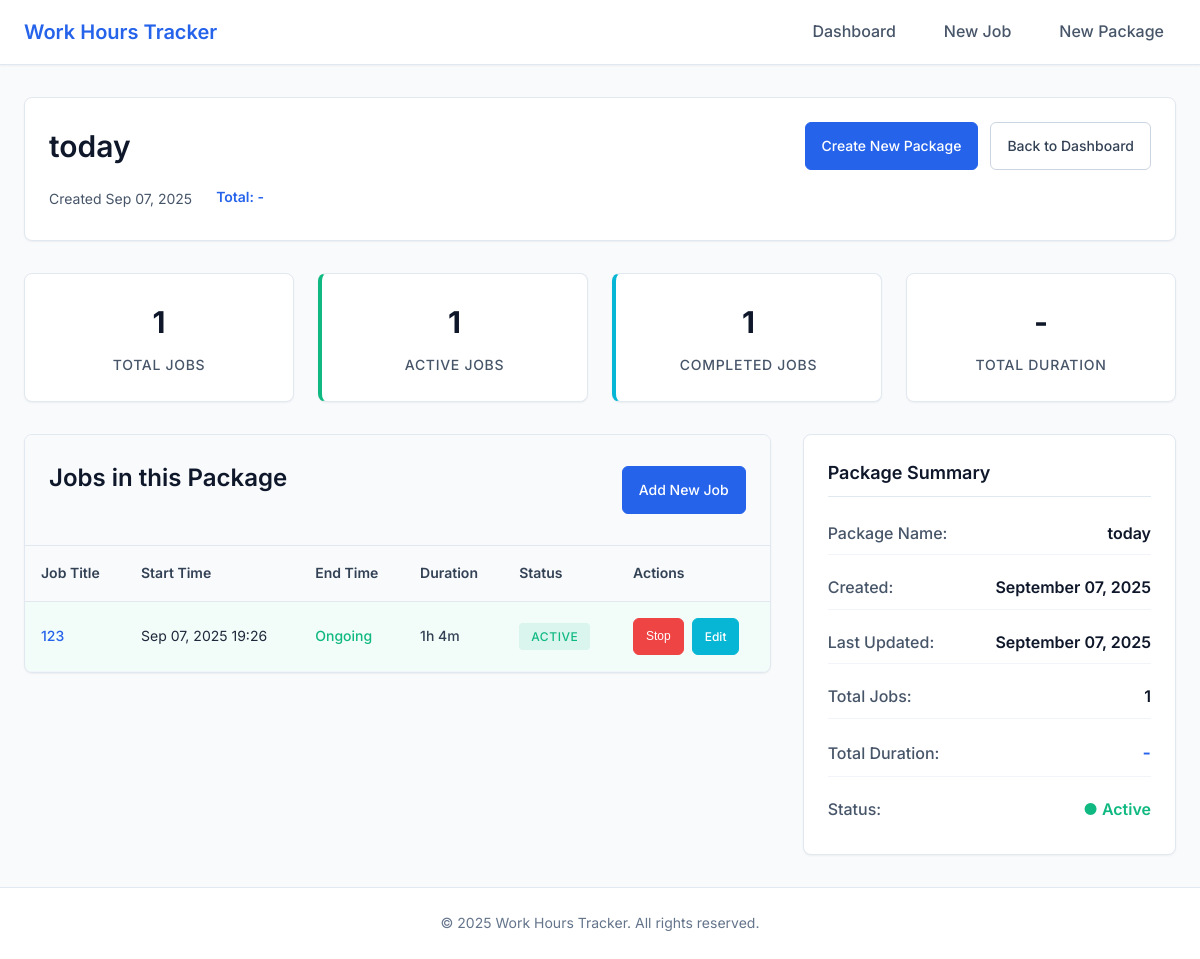
The app's page /package/2/ with its own data.
### ManageTime/models.py (models this page shows, shortened)
class JobBox(models.Model):
    title = models.CharField(
        max_length=120,
        validators=[MinLengthValidator(3)],
        help_text="Enter a descriptive title for the job package"
    )
    created_at = models.DateTimeField(
        default=timezone.now,
        help_text="When this job package was created"
    )
    updated_at = models.DateTimeField(auto_now=True)
    is_active = models.BooleanField(
        default=True,
        help_text="Whether this job package is currently active"
    )
    class Meta:
        verbose_name = "Job Package"
        verbose_name_plural = "Job Packages"
        ordering = ['-created_at']
    @property
    def total_duration(self):
        total_seconds = sum(
            job.duration.total_seconds()
            for job in self.jobs.filter(is_completed=True)
        )
        return timezone.timedelta(seconds=total_seconds)

class Job(models.Model):
    title = models.CharField(
        max_length=120,
        validators=[MinLengthValidator(3)],
        help_text="Enter a descriptive title for this job"
    )
    start_time = models.DateTimeField(
        help_text="When the job started"
    )
    end_time = models.DateTimeField(
        null=True,
        blank=True,
        help_text="When the job ended (leave blank if ongoing)"
    )
    job_box = models.ForeignKey(
        JobBox,
        on_delete=models.CASCADE,
        related_name='jobs',
        null=True,
        blank=True,
        help_text="Optional job package this belongs to"
    )
    is_completed = models.BooleanField(
        default=False,
        help_text="Whether this job has been completed"
    )
    created_at = models.DateTimeField(auto_now_add=True)
    updated_at = models.DateTimeField(auto_now=True)
    class Meta:
        verbose_name = "Job"
        verbose_name_plural = "Jobs"
        ordering = ['-start_time']
    @property
    def duration(self):
        if self.end_time and self.start_time:
            return self.end_time - self.start_time
        elif self.start_time:
            return timezone.now() - self.start_time
        return timezone.timedelta(0)

### ManageTime/views.py (the view)
# urls.py: path('package/<int:package_id>/', views.job_package_detail, name='package_detail'),
def job_package_detail(request, package_id):
    package = get_object_or_404(JobBox, id=package_id)
    jobs = package.jobs.all().order_by('-start_time')
    context = {
        'package': package,
        'jobs': jobs,
        'total_duration': package.total_duration
    }
    return render(request, 'job_package_detail.html', context)

### ManageTime/templatetags/duration_filters.py (called while the page is built)
@register.filter
def format_duration(duration):
    if not duration:
        return "-"
    total_seconds = int(duration.total_seconds())
    if total_seconds < 60:
        return f"{total_seconds}s"
    hours = total_seconds // 3600
    minutes = (total_seconds % 3600) // 60
    seconds = total_seconds % 60
    if hours > 0:
        if minutes > 0:
            return f"{hours}h {minutes}m"
        else:
            return f"{hours}h"
    elif minutes > 0:
        if seconds > 0:
            return f"{minutes}m {seconds}s"
        else:
            return f"{minutes}m"
    else:
        return f"{seconds}s"

### static/templates/job_package_detail.html (shortened to what this page needs)
{% extends 'base.html' %}
{% load static %}
{% load duration_filters %}
{% block content %}
<div class="package-detail-container">
    <div class="package-header">
        <div class="package-title-section">
            <h1 class="package-title">{{ package.title }}</h1>
            <div class="package-meta">
                <span class="package-created">Created {{ package.created_at|date:"M d, Y" }}</span>
                <span class="package-duration">Total: {{ package.total_duration|format_duration }}</span>
            </div>
        </div>
        <div class="package-actions">
            <a href="{% url 'managetime:package_create' %}" class="btn btn-primary">
                Create New Package
            </a>
            <a href="{% url 'managetime:home' %}" class="btn btn-secondary">
                Back to Dashboard
            </a>
        </div>
    </div>
    <div class="package-stats">
        <div class="stat-card">
            <div class="stat-number">{{ jobs.count }}</div>
            <div class="stat-label">Total Jobs</div>
        </div>
        <div class="stat-card active">
            <div class="stat-number">{{ jobs|length|add:"-1"|add:"1" }}</div>
            <div class="stat-label">Active Jobs</div>
        </div>
        <div class="stat-card completed">
            <div class="stat-number">{{ jobs|length|add:"-1"|add:"1" }}</div>
            <div class="stat-label">Completed Jobs</div>
        </div>
        <div class="stat-card">
            <div class="stat-number">{{ package.total_duration|format_duration }}</div>
            <div class="stat-label">Total Duration</div>
        </div>
    </div>
    <div class="package-content">
        <div class="jobs-section">
            <div class="section-header">
                <h2 class="section-title">Jobs in this Package</h2>
                <a href="{% url 'managetime:job_create' %}" class="btn btn-primary">
                    Add New Job
                </a>
            </div>
            {% if jobs %}
                <div class="table-container">
                    <table class="jobs-table" role="table" aria-label="Jobs in package">
                        <thead>
                            <tr role="row">
                                <th scope="col" role="columnheader">Job Title</th>
                                <th scope="col" role="columnheader">Start Time</th>
                                <th scope="col" role="columnheader">End Time</th>
                                <th scope="col" role="columnheader">Duration</th>
                                <th scope="col" role="columnheader">Status</th>
                                <th scope="col" role="columnheader">Actions</th>
                            </tr>
                        </thead>
                        <tbody>
                            {% for job in jobs %}
                                <tr role="row" class="{% if not job.end_time %}active-job{% endif %}">
                                    <td role="cell">
                                        <a href="{% url 'managetime:job_detail' job.id %}" class="job-title-link">
                                            {{ job.title }}
                                        </a>
                                    </td>
                                    <td role="cell">{{ job.start_time|date:"M d, Y H:i" }}</td>
                                    <td role="cell">
                                        {% if job.end_time %}
                                            {{ job.end_time|date:"M d, Y H:i" }}
                                        {% else %}
                                            <span class="ongoing">Ongoing</span>
                                        {% endif %}
                                    </td>
                                    <td role="cell">
                                        <span class="duration">
                                            {{ job.duration|format_duration }}
                                        </span>
                                    </td>
                                    <td role="cell">
                                        <span class="status-badge {% if job.is_completed %}completed{% else %}active{% endif %}">
                                            {% if job.is_completed %}Completed{% else %}Active{% endif %}
                                        </span>
                                    </td>
                                    <td role="cell" class="actions">
                                        {% if not job.end_time %}
                                            <button class="btn btn-sm btn-stop"
                                                    onclick="stopJob({{ job.id }})"
                                                    aria-label="Stop job {{ job.title }}">
                                                Stop
                                            </button>
                                        {% endif %}
                                        <a href="{% url 'managetime:job_edit' job.id %}"
                                           class="btn btn-sm btn-edit"
                                           aria-label="Edit job {{ job.title }}">
                                            Edit
                                        </a>
                                    </td>
                                </tr>
                            {% endfor %}
                        </tbody>
                    </table>
                </div>
            {% else %}
                <div class="empty-state">
                    <div class="empty-icon">📋</div>
                    <h3>No jobs yet</h3>
                    <p>This package doesn't have any jobs yet. <a href="{% url 'managetime:job_create' %}">Create your first job</a> to get started!</p>
                </div>
            {% endif %}
        </div>
        <div class="package-summary">
            <h3 class="summary-title">Package Summary</h3>
            <div class="summary-content">
                <div class="summary-item">
                    <span class="summary-label">Package Name:</span>
                    <span class="summary-value">{{ package.title }}</span>
                </div>
                <div class="summary-item">
                    <span class="summary-label">Created:</span>
                    <span class="summary-value">{{ package.created_at|date:"F d, Y" }}</span>
                </div>
                <div class="summary-item">
                    <span class="summary-label">Last Updated:</span>
                    <span class="summary-value">{{ package.updated_at|date:"F d, Y" }}</span>
                </div>
                <div class="summary-item">
                    <span class="summary-label">Total Jobs:</span>
                    <span class="summary-value">{{ jobs.count }}</span>
                </div>
                <div class="summary-item">
                    <span class="summary-label">Total Duration:</span>
                    <span class="summary-value duration-highlight">{{ package.total_duration|format_duration }}</span>
                </div>
                <div class="summary-item">
                    <span class="summary-label">Status:</span>
                    <span class="summary-value">
                        {% if package.is_active %}
                            <span class="status-active">● Active</span>
                        {% else %}
                            <span class="status-inactive">● Inactive</span>
                        {% endif %}
                    </span>
                </div>
            </div>
        </div>
    </div>
</div>
{% endblock %}

### static/templates/job_package_detail.html (style rules this page uses)
.package-detail-container { max-width: 1200px; margin: 0 auto; padding: 0 var(--spacing-6); }
.package-header { display: flex; align-items: flex-start; justify-content: space-between; margin-bottom: var(--spacing-8); padding: var(--spacing-6); background: var(--white); border-radius: var(--radius-lg); box-shadow: var(--shadow-sm); border: 1px solid var(--gray-200); }
.package-title { font-size: var(--font-size-3xl); font-weight: 600; color: var(--gray-900); margin-bottom: var(--spacing-4); }
.package-meta { display: flex; align-items: center; gap: var(--spacing-6); color: var(--gray-600); }
.package-duration { font-weight: 600; color: var(--primary-color); }
.package-actions { display: flex; gap: var(--spacing-3); flex-wrap: wrap; }
.package-stats { display: grid; grid-template-columns: repeat(auto-fit, minmax(200px, 1fr)); gap: var(--spacing-6); margin-bottom: var(--spacing-8); }
.package-content { display: grid; grid-template-columns: 2fr 1fr; gap: var(--spacing-8); align-items: start; }
.jobs-section { background: var(--white); border-radius: var(--radius-lg); box-shadow: var(--shadow-sm); border: 1px solid var(--gray-200); overflow: hidden; }
.package-summary { background: var(--white); border-radius: var(--radius-lg); box-shadow: var(--shadow-sm); border: 1px solid var(--gray-200); padding: var(--spacing-6); height: fit-content; }
.summary-title { font-size: var(--font-size-lg); font-weight: 600; color: var(--gray-900); margin-bottom: var(--spacing-4); border-bottom: 1px solid var(--gray-200); padding-bottom: var(--spacing-2); }
.summary-content { display: flex; flex-direction: column; gap: var(--spacing-3); }
.summary-item { display: flex; justify-content: space-between; align-items: center; padding: var(--spacing-2) 0; border-bottom: 1px solid var(--gray-100); }
.summary-item:last-child { border-bottom: none; }
.summary-label { font-weight: 500; color: var(--gray-600); }
.summary-value { font-weight: 600; color: var(--gray-900); }
.duration-highlight { color: var(--primary-color); font-size: var(--font-size-lg); }
.status-active { color: var(--success-color); }

### records on screen
JobBox: title "today", created_at "Sep 07, 2025", total_duration "-", created_at "September 07, 2025", updated_at "September 07, 2025"
Job: title "123", start_time "Sep 07, 2025 19:26", shows "Ongoing", duration "1h 4m", is_completed "ACTIVE"

### other values on screen
{{ jobs.count }} "1"
{{ jobs|length|add:"-1"|add:"1" }} "1"
